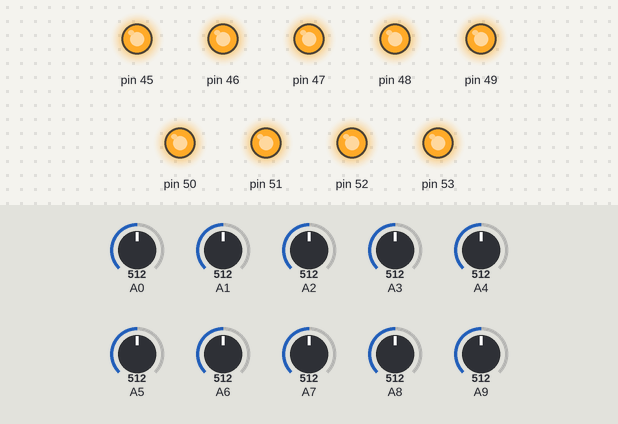
The sketch below on a simulated Arduino Mega 2560, built with avr-gcc and run on an emulated ATmega2560. Shown: output pins drawn as LEDs (lit = HIGH). The test bench sets the inputs (shaded band); at power-on: A1 = 512, A0 = 512, A2 = 512, A7 = 512, A3 = 512, A4 = 512, A5 = 512, A6 = 512, A8 = 512, A9 = 512. Pins used as bus, display or sensor lines are not drawn; what the sketch prints to the serial monitor is not drawn.

Above: at 1.2 s.
1.3 s: A1 set to 716
3.3 s: A0 set to 716
6.3 s: A2 set to 716
9.3 s: A7 set to 716
Timing chart, 0 to 11.6 s (numbered marks = the images above; inputs shaded):
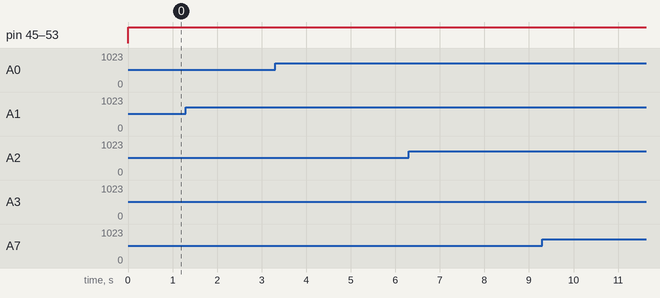

The sketch:

faster_grid_sensor10_june_17.ino
```cpp
//This code is for a fabric grid sensor of given dimensions. 'ground' and 'power' must be specified as
//the grid rows and columns, and the appropriate number and location of pins must be specified in
//'groundPinIDs' and 'powerPinIDs'

const int ground=10; //define grid size (ground is digital-only side, power is analog-digital split side)
const int power=10;
const int g=22; //define ground pin (g) and power pin (p) starting placements on processor
const int p=44;
const int buf=(power*ground*2)+9; //buffer will hold 2 bytes for each point on the grid (upper and lower bound)
//plus 9 for header (4), timestamp (4) and checksum (1)

int groundPinIDs[] = {g,g+1,g+2,g+3,g+4,g+5,g+6,g+7,g+8,g+9};
int powerPinIDs[] = {p,p+1,p+2,p+3,p+4,p+5,p+6,p+7,p+8,p+9};

byte pressureBuffer[buf] = {};
byte presUB; //Upper and lower bounds of pressure reading for each grid point
byte presLB;

unsigned long time;


void setup() {

  Serial.begin(512000);

    for(int groundPinIndex = 0; groundPinIndex < ground; groundPinIndex++){

    pinMode(groundPinIDs[groundPinIndex],OUTPUT);
    digitalWrite(groundPinIDs[groundPinIndex],LOW);
  }

  for(int powerPinIndex = 0; powerPinIndex < power; powerPinIndex++){

    pinMode(powerPinIDs[powerPinIndex],OUTPUT);
    digitalWrite(powerPinIDs[powerPinIndex],LOW);
  }

  // Add or delete analog pins here as grid size changes
  pinMode(A0,INPUT);
  pinMode(A1,INPUT);
  pinMode(A2,INPUT);
  pinMode(A3,INPUT);
  pinMode(A4,INPUT);
  pinMode(A5,INPUT);
  pinMode(A6,INPUT);
  pinMode(A7,INPUT);
  pinMode(A8,INPUT);
  pinMode(A9,INPUT);
  /*pinMode(A10,INPUT);
  pinMode(A11,INPUT);
  pinMode(A12,INPUT);
  pinMode(A13,INPUT);
  pinMode(A14,INPUT);*/
 // pinMode(A15,INPUT);
  pressureBuffer[0] = 0xff;
  pressureBuffer[1] = 0xff;
  pressureBuffer[2] = 0xff;
  pressureBuffer[3] = 0xff;


}


// sets digital pins one at a time to replace more expensive pinMode function
// uses bitwise operations to set and clear the registers. (& to clear, | to set.)
//
// Example (<REG><X> = <REG><X> <OP> <BITMASK>):
//
//    regx  = regx  op B76543210
//    --------------------------
//
//    DDRL  = DDRL  |  B00100000
//                        ^
//                        guarantee the bit in position 5 is set to output
//
//    PORTL = PORTL &  B11101111
//                         ^
//                         guarantee the bit in position 4 is set to low
//
// reference: https://www.arduino.cc/en/Reference/PortManipulation
//
// valMode is boolean, with high being true, pin is integer
// PORTX is the value/state register for Arduino port x, DDRX is the direction register for Arduino port x.
void setPin(boolean valMode, int pin) {
  switch (pin) {

  case 44:
  if (valMode) {
    DDRL = DDRL | B00100000;
    PORTL = PORTL | B00100000;
  }
  else {
    DDRL = DDRL & B11011111;
    PORTL = PORTL & B11011111;
  }
  break;

  case 45:
  if (valMode) {
    DDRL = DDRL | B00010000;
    PORTL = PORTL | B00010000;
  }
  else {
    DDRL = DDRL & B11101111;
    PORTL = PORTL & B11101111;
  }
  break;

  case 46:
  if (valMode) {
    DDRL = DDRL | B00001000;
    PORTL = PORTL | B00001000;
  }
  else {
    DDRL = DDRL & B11110111;
    PORTL = PORTL & B11110111;
  }
  break;

  case 47:
  if (valMode) {
    DDRL = DDRL | B00000100;
    PORTL = PORTL | B00000100;
  }
  else {
    DDRL = DDRL & B11111011;
    PORTL = PORTL & B11111011;
  }
  break;

  case 48:
  if (valMode) {
    DDRL = DDRL | B00000010;
    PORTL = PORTL | B00000010;
  }
  else {
    DDRL = DDRL & B11111101;
    PORTL = PORTL & B11111101;
  }
  break;

  case 49:
  if (valMode) {
    DDRL = DDRL | B00000001;
    PORTL = PORTL | B00000001;
  }
  else {
    DDRL = DDRL & B11111110;
    PORTL = PORTL & B11111110;
  }
  break;

  case 50:
  if (valMode) {
    DDRB = DDRB | B00001000;
    PORTB = PORTB | B00001000;
  }
  else {
    DDRB = DDRB & B11110111;
    PORTB = PORTB & B11110111;
  }
  break;

  case 51:
  if (valMode) {
    DDRB = DDRB | B00000100;
    PORTB = PORTB | B00000100;
  }
  else {
    DDRB = DDRB & B11111011;
    PORTB = PORTB & B11111011;
  }
  break;

  case 52:
  if (valMode) {
    DDRB = DDRB | B00000010;
    PORTB = PORTB | B00000010;
  }
  else {
    DDRB = DDRB & B11111101;
    PORTB = PORTB & B11111101;
  }
  break;

  case 53:
  if (valMode) {
    DDRB = DDRB | B00000001;
    PORTB = PORTB | B00000001;
  }
  else {
    DDRB = DDRB & B11111110;
    PORTB = PORTB & B11111110;
  }
  break;

  default:
//    // do I need a default?
  break;
}
}


void loop() {

     int values[power][ground] = {};

  unsigned long checksum = 0;

  for(int groundPinIndex = 0; groundPinIndex < ground; groundPinIndex++){

    int groundPin = groundPinIDs[groundPinIndex];

    pinMode(groundPin, OUTPUT);
    digitalWrite(groundPin, LOW);

    for(int powerPinIndex = 0; powerPinIndex < power; powerPinIndex++){
      int powerPin = powerPinIDs[powerPinIndex];
      setPin(true, powerPin);   // added june 16
      //pinMode(powerPin, OUTPUT);
      //digitalWrite(powerPin, HIGH);
      //delayMicroseconds(10); //delay between sampling grid points to prevent artifacts
      //It's been arranged that the analog pin indices are the same as the power pin indices (0 to 4).
      //It's convenient in code, but if you change the wiring, you'll need to be more specific here.
      int sample = analogRead(powerPinIndex);
      values[powerPinIndex][groundPinIndex] = sample;
      checksum += sample;
      //digitalWrite(powerPin, LOW);
      //pinMode(powerPin, INPUT);
    }
    pinMode(groundPin, INPUT);

  }

  time=millis();
  pressureBuffer[4]=(byte)(time);
  pressureBuffer[5]=(byte)(time >> 8);
  pressureBuffer[6]=(byte)(time >> 16);
  pressureBuffer[7]=(byte)(time >> 24);
  checksum += time;

  for(int powerPinIndex = 0; powerPinIndex < power; powerPinIndex++){
    for(int groundPinIndex = 0; groundPinIndex < ground; groundPinIndex++){
      presUB = (byte)(values[powerPinIndex][groundPinIndex] >> 8);    // higher eight bits
      presLB = (byte)(values[powerPinIndex][groundPinIndex]);       // lower eight bits
      pressureBuffer[8+(powerPinIndex*2*ground)+(groundPinIndex*2)] = presLB;
      pressureBuffer[8+(powerPinIndex*2*ground)+(groundPinIndex*2)+1] = presUB;
    }
  }

  pressureBuffer[buf-1]=(byte)(checksum);
  Serial.flush();
  Serial.write(pressureBuffer, buf);

 }
```
